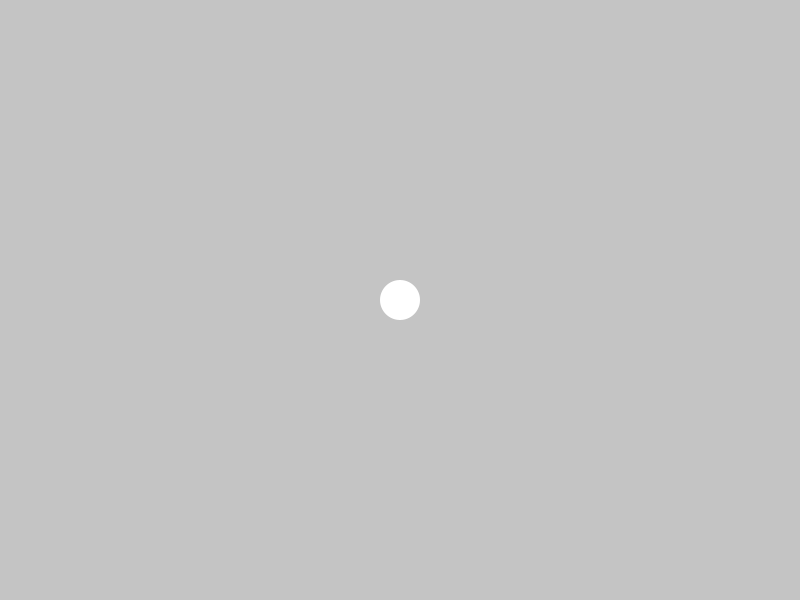
Frame 1 (no input)
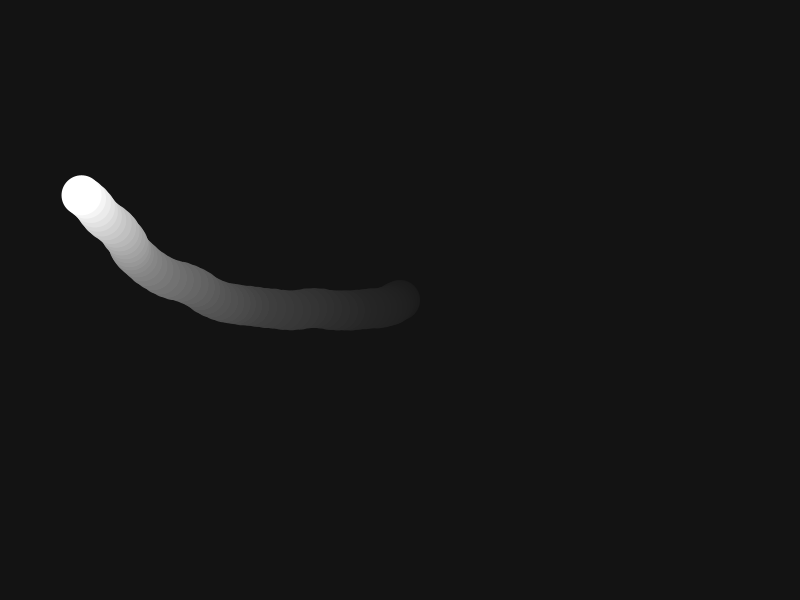
Frame 60 (the mouse pressed at the canvas centre just before this capture)
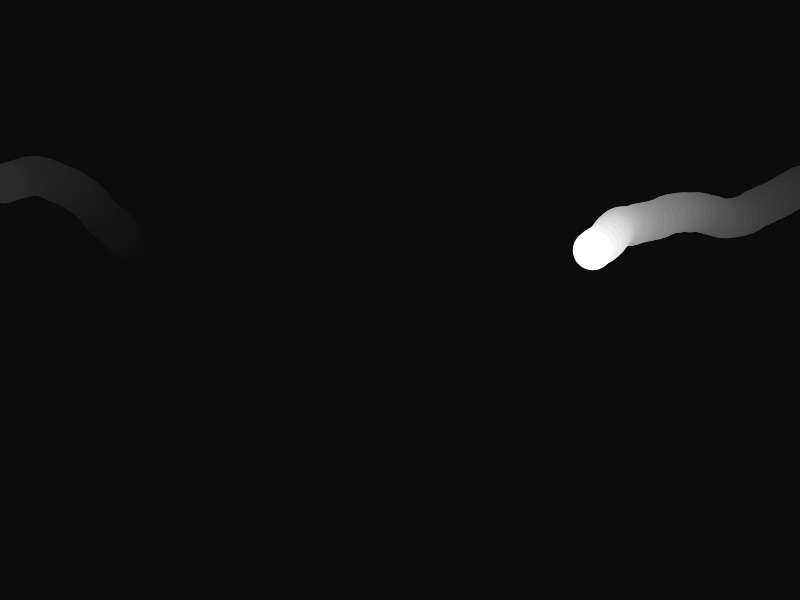
Frame 120 (the mouse held since frame 60 and released just before this capture)

The Processing sketch that drew these frames (run headless with seeded random() and noise(); from frame 60 on, the mouse is pressed at the canvas centre):

// Processing sketch: vector_acceleration3
// ── vector_acceleration3.pde
Mover m;

void setup()
{
  size(800,600); // screen size
  m = new Mover(width/2,height/2);
}

void draw()
{
  noStroke(); //get rid of countour lines
  fill(0,0,0,10); //paint it black
  rect(0,0,width,height);
  fill(255); //paint it white
  m.display();
  m.update();
  m.check();
}

// ── Mover.pde
class Mover
{
  PVector location = new PVector(0,0);
  PVector velocity = new PVector(0,0);
  PVector acceleration = new PVector(0,0);
  float topspeed = 10;
  
  Mover(float _x, float _y)
  {
    this.location.x = _x;
    this.location.y = _y;
    this.acceleration.x = -0.001;
    this.acceleration.y = 0.01;
  }
  
  void display()
  {
     fill(255); //paint it white
     circle(this.location.x, this.location.y,40); //drawing the circle
  }
  
  void update()
  {
    this.acceleration = PVector.random2D();
    this.velocity.add(this.acceleration);
    this.velocity.limit(topspeed);
    this.location.add(this.velocity);
  }
  
  void check()
  {
    /*if(this.location.x < 0 || this.location.x > width)  this.velocity.x = this.velocity.x * (-1);
    if(this.location.y < 0 || this.location.y > height) this.velocity.y = this.velocity.y * (-1);*/
    if(this.location.x < 0) this.location.x =  width;
    if(this.location.x > width) this.location.x =  0;
    if(this.location.y < 0) this.location.y =  height;
    if(this.location.y > height) this.location.y =  0;
  }
}
